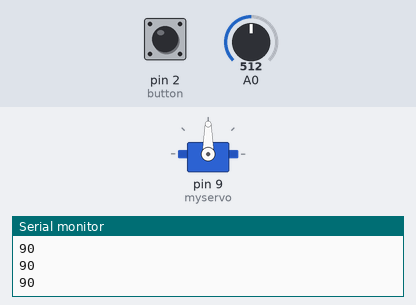
A sketch run on a simulated Arduino Uno, built with avr-gcc and run on an emulated ATmega328P. On the bench: servo, the last lines printed to the serial monitor. The test bench sets the inputs (shaded band); at power-on: A0 = 512, pin 2 (button) LOW.

Above: at 1.2 s.
1.3 s: A0 set to 716
At 2.0 s:
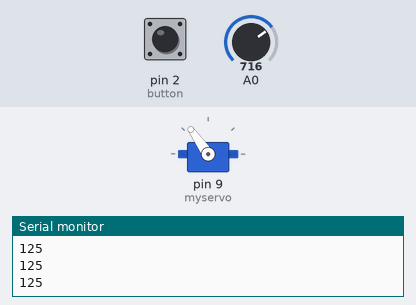
2.8 s: pin 2 (button) pulled HIGH for 0.15 s
At 2.88 s:
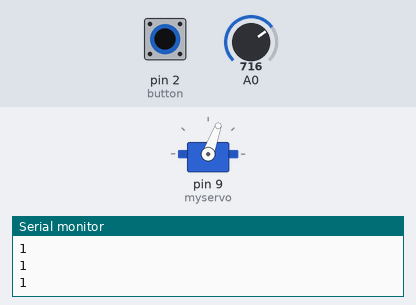
4.4 s: A0 set to 900
At 5.6 s:
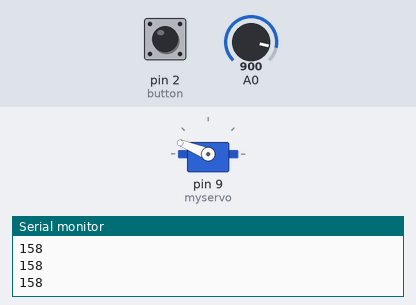
5.9 s: A0 set to 1023
At 7.1 s:
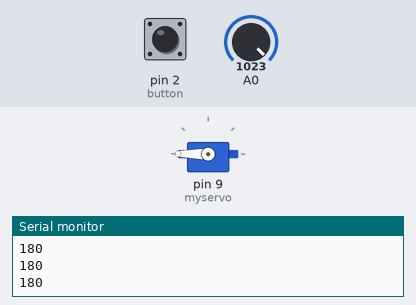
7.4 s: A0 set to 306
At 8.0 s:
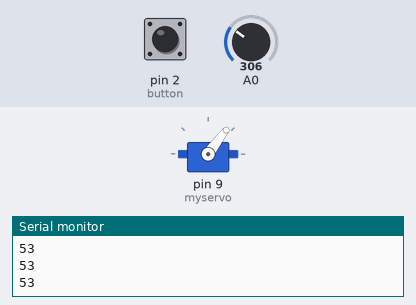
8.9 s: A0 set to 122
At 9.4 s:
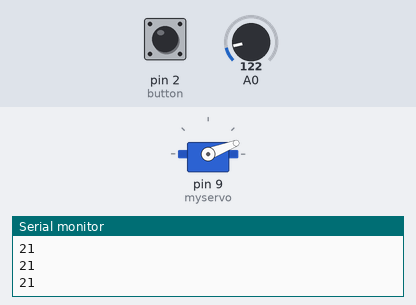
Timing chart, 0 to 11.4 s (numbered marks = the images above; inputs shaded):
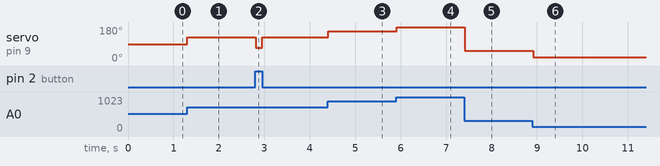

Measured:
- after the input at 1.3 s, servo on pin 9 (myservo): 90° → 125° at once
- after the input at 2.8 s, servo on pin 9 (myservo): 125° → 70° at once, → 125° 0.14 s later
- after the input at 4.4 s, servo on pin 9 (myservo): 125° → 158° at once
- after the input at 5.9 s, servo on pin 9 (myservo): 158° → 180° at once
- after the input at 7.4 s, servo on pin 9 (myservo): 180° → 53° at once
- after the input at 8.9 s, servo on pin 9 (myservo): 53° → 21° at once

The sketch:

photoResistor.ino
```cpp
#include <Servo.h>
Servo myservo;
int button = 2;
int val;
int photocell;
void setup() {
  myservo.attach(9);
  pinMode(button, INPUT);
  Serial.begin(9600);
}
void loop() {
  photocell = analogRead(A0);
  photocell = map(photocell, 0, 1023, 0, 180);
  val = digitalRead(button);
  if (val == 1) {
    Serial.println(val);
    myservo.write(70);
    delay(10);
  }
  else {
    myservo.write(photocell);
    delay(10);
    Serial.println(photocell);
  }
  delay(10);
}
```
